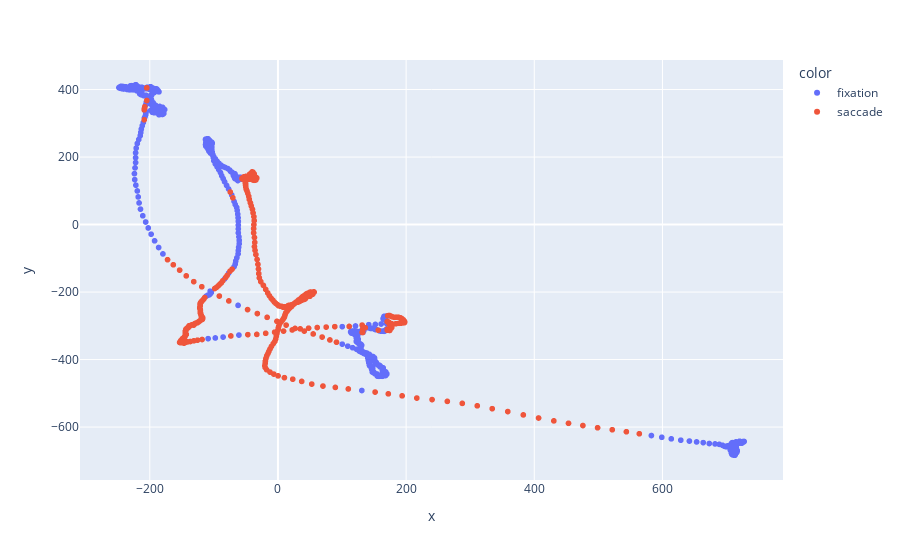

This figure's notebook cell:
### Code cell
#interactive visualization of the I-DT fixation detection

sample = sample_dict['s11'][1]

t = np.arange(0, len(sample.xi) * sampling_period, sampling_period)
fixations, fixation_durations, centroids = idt(sample.xi, sample.yi, t, 100, 150000)

fixation_timepoints = []

for fixation in fixations:
    fixation_timepoints.extend(sample.xi[int(fixation[0]/1000):int(fixation[1]/1000)])


our_colors = ['fixation' if point in fixation_timepoints else 'saccade' for point in sample.xi]
x = np.array(sample.xi).astype(float)
y = np.array(sample.yi).astype(float)


import plotly.express as px
df = px.data.iris()
fig = px.scatter(x=x, y=y, color=our_colors)
fig.show()

### Figure 1 — Plotly figure (JSON) as saved in the notebook; plotly's stock layout.template omitted (floating-point values rounded to 4 significant figures; data arrays with more than 128 entries replaced by an {"elided": "..."} marker saying what was removed)
{"data": [{"hovertemplate": "color=fixation<br>x=%{x}<br>y=%{y}<extra></extra>", "legendgroup": "fixation", "marker": {"color": "#636efa", "symbol": "circle"}, "mode": "markers", "name": "fixation", "showlegend": true, "type": "scattergl", "x": {"elided": "1938 float values"}, "xaxis": "x", "y": {"elided": "1938 float values"}, "yaxis": "y"}, {"hovertemplate": "color=saccade<br>x=%{x}<br>y=%{y}<extra></extra>", "legendgroup": "saccade", "marker": {"color": "#EF553B", "symbol": "circle"}, "mode": "markers", "name": "saccade", "showlegend": true, "type": "scattergl", "x": {"elided": "543 float values"}, "xaxis": "x", "y": {"elided": "543 float values"}, "yaxis": "y"}], "layout": {"legend": {"title": {"text": "color"}, "tracegroupgap": 0}, "margin": {"t": 60}, "xaxis": {"anchor": "y", "domain": [0, 1], "title": {"text": "x"}}, "yaxis": {"anchor": "x", "domain": [0, 1], "title": {"text": "y"}}}}
